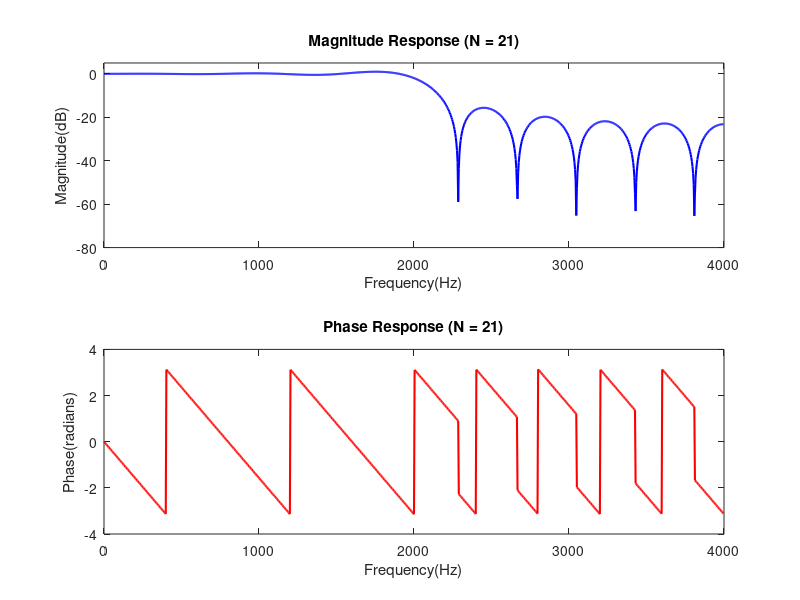

MATLAB code for this plot: (Note: this script raises an error after producing the figure.)
clear;
% sampling frequency
fs = 8e3;
% cutoff frequency
fc = 2e3;
% filter length 
N=21;
% filter order
M = N-1;
% cutoff index in frequency domain
k_c = round((fc/fs)*M);

% initialize frequency response
H = zeros(1,N);
% passband (0 to fc)
H(1:k_c+1) = 1;
% symmetric passband for real response
H(N-k_c+1:N) = 1;

% compute IDFT to get time-domain filter coefficients, h[n]
h = real(ifft(H));

% shift for linear phase
h = fftshift(h);

% display filter coefficients
fprintf('FIR filter coefficients for N = %d: \n',N);
disp(h);

% frequency response
[Hf, w] = freqz(h,1,1024,fs);

% plot magnitude response
figure;
subplot(2,1,1);
plot(w,20*log10(abs(Hf)), 'b', 'LineWidth',1.5);
xlabel('Frequency(Hz)');
ylabel('Magnitude(dB)');
title(['Magnitude Response (N = ',num2str(N),')']);
ylim([-80 5])

% plot phase resonse
subplot(2,1,2);
plot(w,angle(Hf), 'r', 'LineWidth',1.5);
xlabel('Frequency(Hz)');
ylabel('Phase(radians)');
title(['Phase Response (N = ',num2str(N),')']);

sgtitle("FIR Low-pass filter design using Frequency Sampling method");